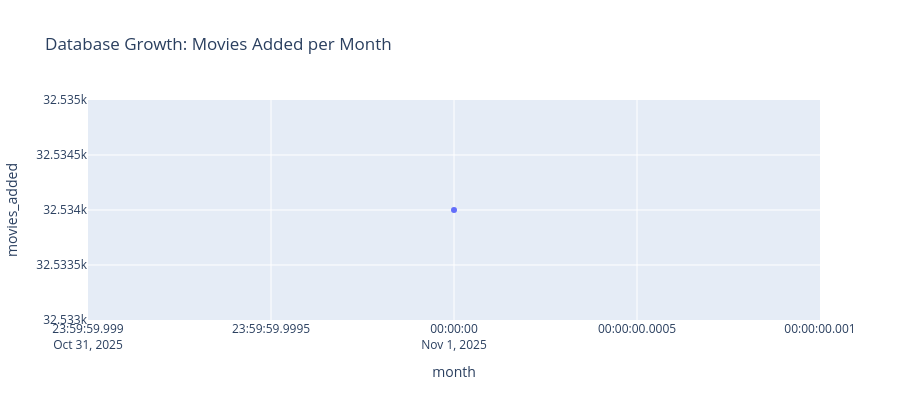

Here is the notebook cell this chart was saved with:
### Code cell
# Example: Movies added per month (last 12 months)
query = """
SELECT
    DATE_TRUNC('month', created_at) as month,
    COUNT(*) as movies_added
FROM movies
WHERE created_at >= CURRENT_DATE - INTERVAL '12 months'
GROUP BY month
ORDER BY month DESC
"""

monthly_df = execute_custom_query(query)
if len(monthly_df) > 0:
    print("\n📅 Movies Added per Month (Last 12 Months):\n")
    print(monthly_df.to_string(index=False))

    fig = px.line(
        monthly_df,
        x='month',
        y='movies_added',
        title='Database Growth: Movies Added per Month',
        markers=True
    )
    fig.update_layout(height=400)
    fig.show()
else:
    print("No recent movie additions found.")

### Figure 1 — Plotly figure (JSON) as saved in the notebook; plotly's stock layout.template omitted (floating-point values rounded to 4 significant figures)
{"data": [{"hovertemplate": "month=%{x}<br>movies_added=%{y}<extra></extra>", "legendgroup": "", "line": {"color": "#636efa", "dash": "solid"}, "marker": {"symbol": "circle"}, "mode": "lines+markers", "name": "", "orientation": "v", "showlegend": false, "type": "scatter", "x": ["2025-11-01T00:00:00.000000"], "xaxis": "x", "y": [32534], "yaxis": "y"}], "layout": {"height": 400, "legend": {"tracegroupgap": 0}, "title": {"text": "Database Growth: Movies Added per Month"}, "xaxis": {"anchor": "y", "domain": [0, 1], "title": {"text": "month"}}, "yaxis": {"anchor": "x", "domain": [0, 1], "title": {"text": "movies_added"}}}}
